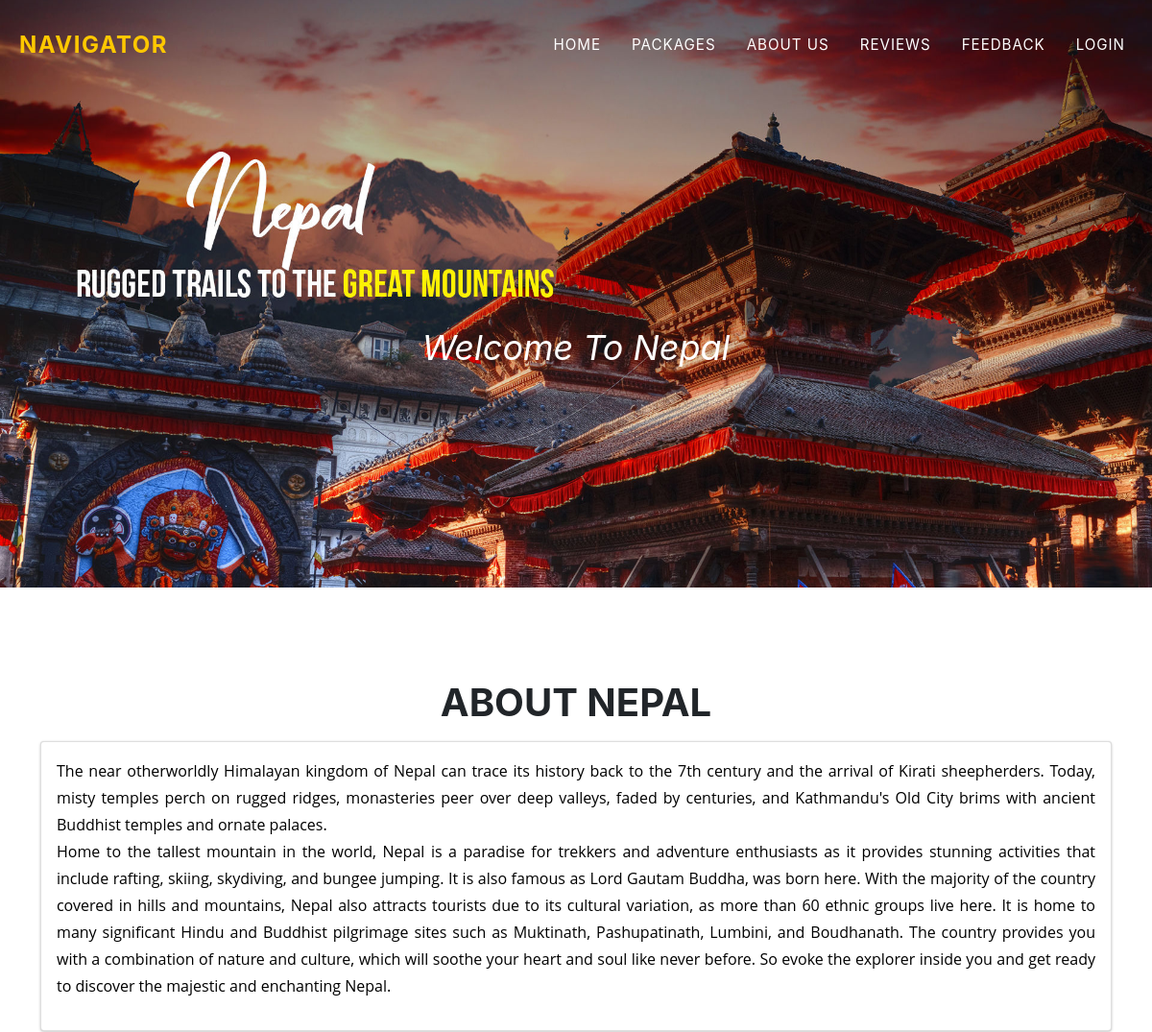
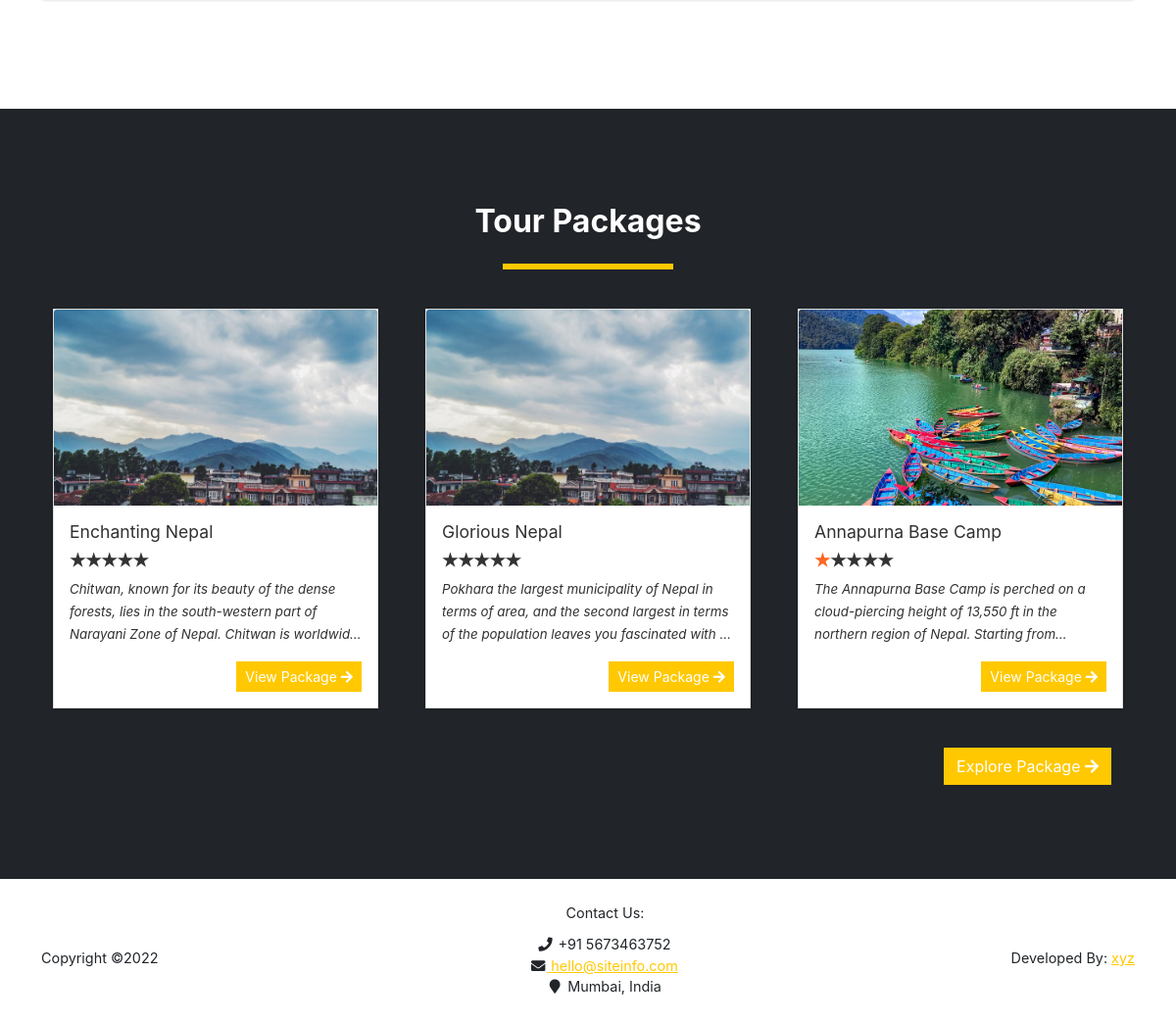
The page / on the database its author committed (2 pictures, top to bottom).
### tables this page shows
CREATE TABLE `packages` (
  `id` int(30) NOT NULL,
  `title` text DEFAULT NULL,
  `tour_location` text DEFAULT NULL,
  `cost` double NOT NULL,
  `description` text DEFAULT NULL,
  `upload_path` text DEFAULT NULL,
  `status` tinyint(4) NOT NULL DEFAULT 1 COMMENT '1 =active ,2 = Inactive',
  `date_created` datetime NOT NULL DEFAULT current_timestamp()
);

### config.php (called while the page is built, shortened)
<?php
function validate_image($file){
	if(!empty($file)){
		if(is_file(base_app.$file)){
			return base_url.$file;
		}else{
			return base_url.'dist/img/no-image-available.png';
		}
	}else{
		return base_url.'dist/img/no-image-available.png';
	}
}
?>

### portal.php (the view, shortened to what this page needs)
<header class="masthead">
	<div class="container">
		<br/>
		<br/>
		<br/>
		<div class="masthead-subheading">Welcome To Nepal</div>
	</div>
</header>
<section class="page-section" id="about">
	<div class="container">
		<div class="text-center">
			<h2 class="section-heading text-uppercase">About Nepal</h2>
		</div>
		<div>
			<div class="card w-100">
				<div class="card-body">
					<?php echo file_get_contents(base_app.'about.html') ?>
				</div>
			</div>
		</div>
	</div>
</section>
<section class="page-section bg-dark" id="home">
	<div class="container">
		<h2 class="text-center">Tour Packages</h2>
	<div class="d-flex w-100 justify-content-center">
		<hr class="border-warning" style="border:3px solid" width="15%">
	</div>
	<div class="row">
		<?php
		$packages = $conn->query("SELECT * FROM `packages` order by rand() limit 3");
			while($row = $packages->fetch_assoc() ):
				$cover='';
				if(is_dir(base_app.'uploads/package_'.$row['id'])){
					$img = scandir(base_app.'uploads/package_'.$row['id']);
					$k = array_search('.',$img);
					if($k !== false)
						unset($img[$k]);
					$k = array_search('..',$img);
					if($k !== false)
						unset($img[$k]);
					$cover = isset($img[2]) ? 'uploads/package_'.$row['id'].'/'.$img[2] : "";
				}
				$row['description'] = strip_tags(stripslashes(html_entity_decode($row['description'])));
				$review = $conn->query("SELECT * FROM `rate_review` where package_id='{$row['id']}'");
				$review_count =$review->num_rows;
				$rate = 0;
				while($r= $review->fetch_assoc()){
					$rate += $r['rate'];
				}
				if($rate > 0 && $review_count > 0)
				$rate = number_format($rate/$review_count,0,"");
		?>
			<div class="col-md-4 p-4 ">
				<div class="card w-100 rounded-0">
					<img class="card-img-top" src="<?php echo validate_image($cover) ?>" alt="<?php echo $row['title'] ?>" height="200rem" style="object-fit:cover">
					<div class="card-body">
					<h5 class="card-title truncate-1 w-100"><?php echo $row['title'] ?></h5><br>
					<div class=" w-100 d-flex justify-content-start">
						<div class="stars stars-small">
								<input disabled class="star star-5" id="star-5" type="radio" name="star" <?php echo $rate == 5 ? "checked" : '' ?>/> <label class="star star-5" for="star-5"></label>
								<input disabled class="star star-4" id="star-4" type="radio" name="star" <?php echo $rate == 4 ? "checked" : '' ?>/> <label class="star star-4" for="star-4"></label>
								<input disabled class="star star-3" id="star-3" type="radio" name="star" <?php echo $rate == 3 ? "checked" : '' ?>/> <label class="star star-3" for="star-3"></label>
								<input disabled class="star star-2" id="star-2" type="radio" name="star" <?php echo $rate == 2 ? "checked" : '' ?>/> <label class="star star-2" for="star-2"></label>
								<input disabled class="star star-1" id="star-1" type="radio" name="star" <?php echo $rate == 1 ? "checked" : '' ?>/> <label class="star star-1" for="star-1"></label>
						</div>
                    </div>
    				<p class="card-text truncate"><?php echo $row['description'] ?></p>
					<div class="w-100 d-flex justify-content-end">
						<a href="./?page=view_package&id=<?php echo md5($row['id']) ?>" class="btn btn-sm btn-flat btn-warning">View Package <i class="fa fa-arrow-right"></i></a>
					</div>
					</div>
				</div>
			</div>
		<?php endwhile; ?>
	</div>
	<div class="d-flex w-100 justify-content-end">
		<a href="./?page=packages" class="btn btn-flat btn-warning mr-4">Explore Package <i class="fa fa-arrow-right"></i></a>
	</div>
	</div>
</section>

### portal.php (style rules this page uses)
header.masthead { background-image: url('nepal_web.jpg') !important; }

### rows shown on the page
packages: title "Enchanting Nepal", description "Chitwan, known for its beauty of the dense forests, lies in the south-western part of Narayani Zone of Nepal. Chitwan is…"
packages: title "Glorious Nepal", description "Pokhara the largest municipality of Nepal in terms of area, and the second largest in terms of the population leaves you fascinated with…"
packages: shows a picture, title "Annapurna Base Camp", description "The Annapurna Base Camp is perched on a cloud-piercing height of 13,550 ft in the northern region of Nepal. Starting…"
